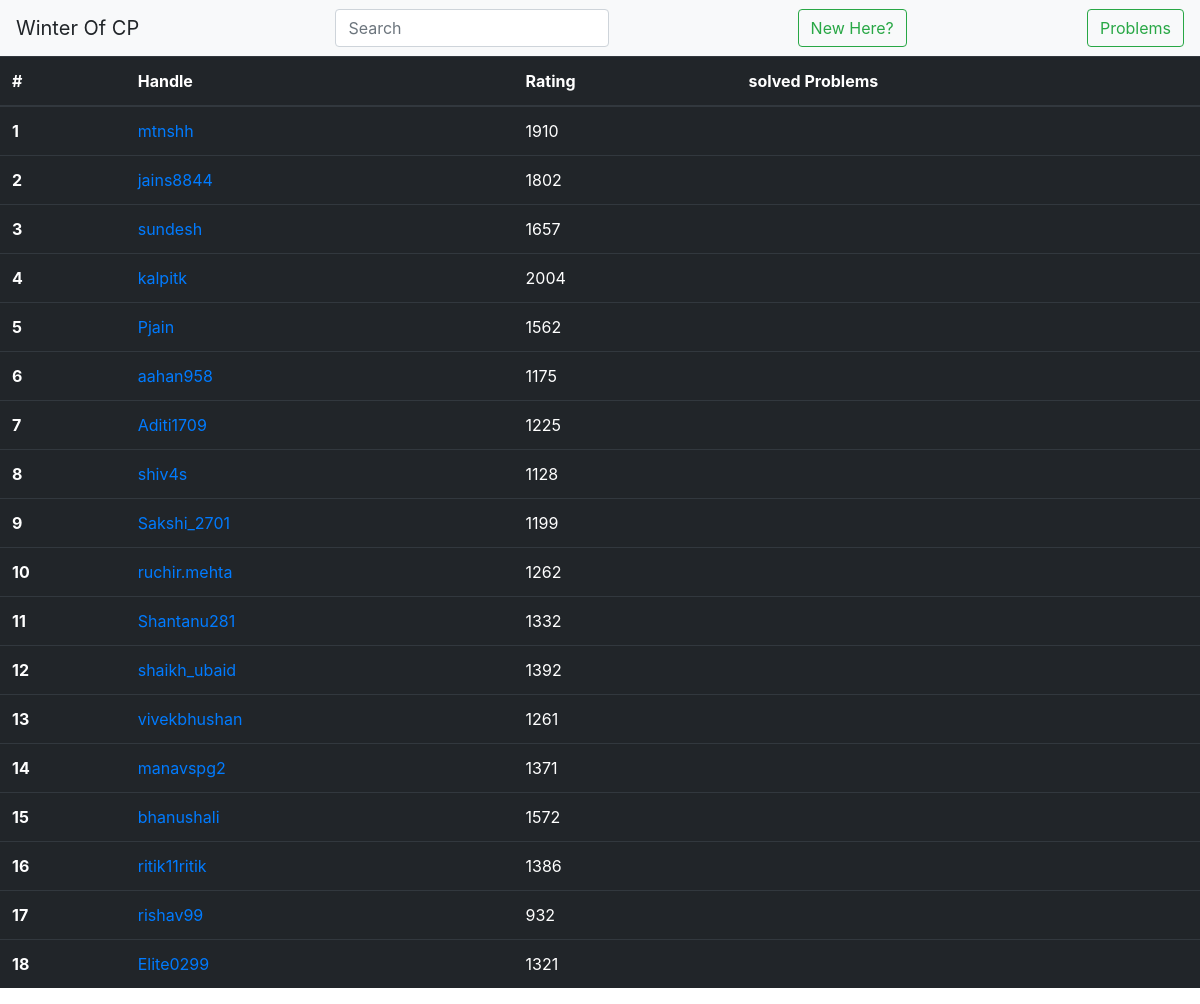
Screenshot of /add_handle with the database file from the repository.
### tables this page shows
CREATE TABLE handles(
        handle varchar(100) PRIMARY KEY,
        rating int,
        solved int
    );

### app.py (the view, shortened to what this page needs)
@app.route("/add_handle",methods = ['GET','POST'])
def add():
    return home()

### app.py (called while the page is built)
@app.route("/")
def home():
    ranks = []
    tmp = cursor.execute('''select * from handles order by solved desc''')
    while True:
        handle = tmp.fetchone()
        if handle==None:
            break
        ranks.append((handle[0],handle[1]))
    return render_template('home.html',ranklist=ranks)

### templates/home.html (shortened to what this page needs)
<!doctype HTML>
<html>
    <head>
        <link rel="stylesheet" href="https://maxcdn.bootstrapcdn.com/bootstrap/4.0.0/css/bootstrap.min.css">
    </head>
    <body>
        <nav class="navbar navbar-light bg-light justify-content-between">
            <a class="navbar-brand">Winter Of CP</a>
            <form class="form-inline">
                <input class="form-control mr-sm-2" type="search" onkeyup="myFunction()" placeholder="Search" aria-label="Search" id="search">
            </form>
            <form class="form-inline" action="/new_here">
                <button class="btn btn-outline-success my-2 my-sm-0" type="submit">New Here?</button>
            </form>
            <form class="form-inline" action="/problems">
                <button class="btn btn-outline-success my-2 my-sm-0" type="submit">Problems</button>
            </form>
        </nav>
        <table class="table table-dark" id = "ranklist">
            <thead>
                <tr>
                    <th scope = "col">#</th>
                    <th scope = "col">Handle</th>
                    <th scope = "col">Rating</th>
                    <th scope = "col">solved Problems</th>
                </tr>
            </thead>
            <tbody>
                {%for i in range(0,ranklist|length)%}
                <tr>
                    <th scope = "row">{{i+1}}</th>
                    <td><a href = {{ranklist[i][4]}} target = "_blank">{{ranklist[i][0]}}</a></td>
                    <td id = "rating">{{ranklist[i][1]}}</td>
                    <td>{{ranklist[i][2]}}</td>
                </tr>
                {%endfor%}
            </tbody>
        </table>
    </body>
</html>

### rows the page displays
handles: handle "mtnshh", rating "1910"
handles: handle "jains8844", rating "1802"
handles: handle "sundesh", rating "1657"
handles: handle "kalpitk", rating "2004"
handles: handle "Pjain", rating "1562"
handles: handle "aahan958", rating "1175"
handles: handle "Aditi1709", rating "1225"
handles: handle "shiv4s", rating "1128"
handles: handle "Sakshi_2701", rating "1199"
handles: handle "ruchir.mehta", rating "1262"
handles: handle "Shantanu281", rating "1332"
handles: handle "shaikh_ubaid", rating "1392"
handles: handle "vivekbhushan", rating "1261"
handles: handle "manavspg2", rating "1371"
handles: handle "bhanushali", rating "1572"
handles: handle "ritik11ritik", rating "1386"
handles: handle "rishav99", rating "932"
handles: handle "Elite0299", rating "1321"

### other values shown
{{ i+1 }} "1" "2" "3" "4" "5" "6" "7" "8" "9" "10" "11" "12" "13" "14" "15" "16" "17" "18"
